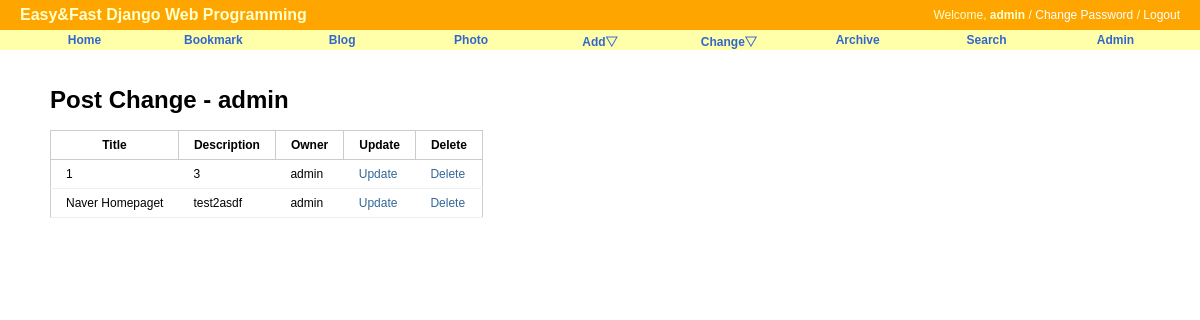
/blog/change/ (signed in), run on the app's committed database.
### blog/models.py (models this page shows, shortened)
class Post(models.Model):
    title       = models.CharField('TITLE', max_length=50)
    slug        = models.SlugField('SLUG', unique=True, allow_unicode=True, help_text='one word for title alias.')
    description = models.CharField('DESCRIPTION', max_length=100, blank=True, help_text='simple description text.')
    content     = models.TextField('CONTENT')
    create_date = models.DateTimeField('Create Date', auto_now_add=True)
    modify_date = models.DateTimeField('Modify Date', auto_now=True)
    owner       = models.ForeignKey(User, null=True, on_delete=models.CASCADE)
    class Meta:
        verbose_name = 'post'
        verbose_name_plural = 'posts'
        db_table = 'blog_post'
        ordering = ('-modify_date',)

### blog/views.py (the view)
# urls.py: path('change/', PostChangeLV.as_view(), name='change'),
class PostChangeLV(LoginRequiredMixin, ListView):
    template_name = 'blog/post_change_list.html'
    def get_queryset(self):
        return Post.objects.filter(owner=self.request.user)

### blog/templates/blog/post_change_list.html (shortened to what this page needs)
{% extends "base.html" %}
{% load staticfiles %}
{% block extrastyle %}{% static "css/forms.css" %}{% endblock %}
{% block content %}
<div id="content">
    <h1>Post Change - {{ user }}</h1>
    <table class="change-list">
        <tr>
            <th>Title</th>
            <th>Description</th>
            <th>Owner</th>
            <th>Update</th>
            <th>Delete</th>
        </tr>
        {% for post in object_list %}
            <tr>
                <td>{{ post.title }}</td>
                <td>{{ post.description }}</td>
                <td>{{ post.owner }}</td>
                <td><a href="{% url 'blog:update' post.id %}">Update</a></td>
                <td><a href="{% url 'blog:delete' post.id %}">Delete</a></td>
            </tr>
        {% endfor %}
    </table>
</div>
{% endblock %}

### templates/base.html (shortened to what this page needs)
<!DOCTYPE html>
<html lang="ko">
<head>
{% load staticfiles %}
<link rel="stylesheet" type="text/css" href="{% block stylesheet %}{% static "css/base.css" %}{% endblock %}" />
<link rel="stylesheet" type="text/css" href="{% block extrastyle %}{% endblock %}" />
</head>
<body>
<div id="header">
    <h2 class="maintitle">Easy&amp;Fast Django Web Programming</h2>
    {% if user.is_active %}
        <h4 class="welcome">Welcome, <strong>{% firstof usr.get_short_name user.get_username %}</strong> /
                    <a href="{% url 'password_change' %}">Change Password</a> /
                    <a href="{% url 'logout' %}">Logout</a>
        </h4>
    {% else %}
        <h4 class="welcome">Welcome, Anonymous /
                    <a href="{% url 'login' %}">Login</a> /
                    <a href="{% url 'register' %}">Register</a>
        </h4>
    {% endif %}
</div>
<div id="menu">
    <li><a href="{% url 'home' %}">Home</a></li>
    <li><a href="{% url 'bookmark:index' %}">Bookmark</a></li>
    <li><a href="{% url 'blog:index' %}">Blog</a></li>
    <li><a href="#">Photo</a></li>
    <li><a href="#">Add&bigtriangledown;</a>
    </li>
    <li><a href="#">Change&bigtriangledown;</a>
    </li>
    <li><a href="{% url 'blog:post_archive' %}">Archive</a></li>
    <li><a href="{% url 'blog:search' %}">Search</a></li>
    <li><a href="{% url 'admin:index' %}">Admin</a></li>
</div>
{% block content %}{% endblock %}
</body>
</html>

### static/css/base.css (style rules this page uses)
body { font-family: "Lucida Grande", Verdana, Arial, sans-serif; font-size: 12px; }
div#header { position: absolute; top: 0px; left: 0px; height: 30px; width: 100%; display: table; background: orange; }
div#menu { position: absolute; top: 30px; left: 0px; height: 20px; width: 100%; display: table; table-layout: fixed; border-spacing: 40px 0px; background: #ffa; font-size: 12px; }
div#content { position: absolute; top: 70px; left: 50px; right: 50px; }
.maintitle { display: table-cell; vertical-align: middle; padding-left: 20px; color: #ffc; font-weight: bold; font-size: 16px; }
.welcome { display: table-cell; vertical-align: middle; text-align: right; padding-right: 20px; color: #ffc; font-weight: normal; font-size: 12px; }
.welcome a:link, .welcome a:visited { color: white; }
div#menu a:link, div#menu a:visited { color: #36c; }
div#menu > li { display: table-cell; vertical-align: middle; border-radius: 25px; text-align: center; font-weight: bold; }
a:link, a:visited { color: #369; text-decoration: none; }
table { border-collapse: collapse; }
td, th { line-height: 18px; border-bottom: 1px solid #eee; vertical-align: top; padding: 5px 15px; font-family: "Lucida Grande", Verdana, Arial, sans-serif; }
table.change-list, table.change-list th, thble.change-list td { border: 1px solid #ccc; }

### data on the page
Post: title "1", description "3", owner "admin"
Post: title "Naver Homepaget", description "test2asdf", owner "admin"

### other printed values
{{ user }} "admin"
